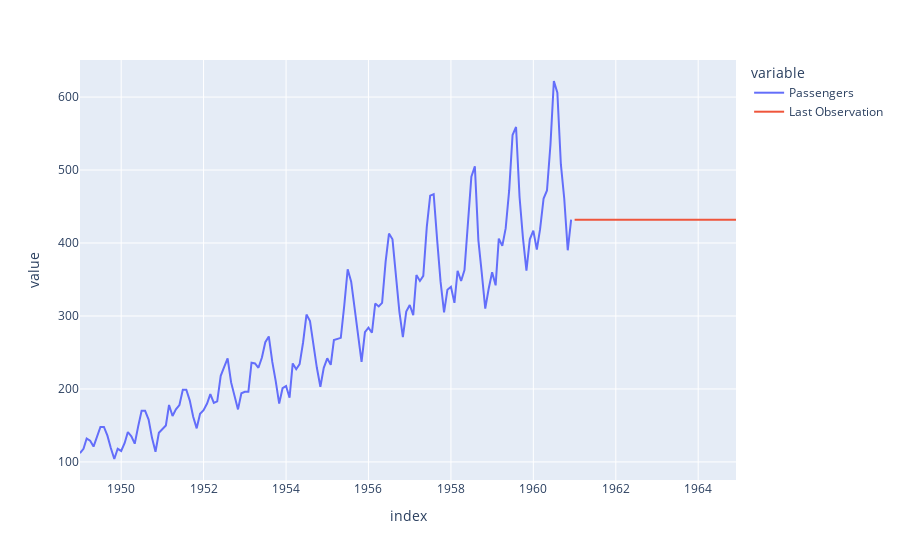

Notebook code for this chart:
### Markdown cell above
## Last Observation Method

### Code cell
def last_observation_forecast(data, horizon): #!
    last_obs = data[-1]
    return [last_obs] * horizon

df_forecast['Last Observation'] = last_observation_forecast(data, horizon)

pd.concat([df_passengers, df_forecast]).plot()

### Figure 1 — Plotly figure (JSON) as saved in the notebook; plotly's stock layout.template omitted (floating-point values rounded to 4 significant figures; data arrays with more than 128 entries replaced by an {"elided": "..."} marker saying what was removed)
{"data": [{"hovertemplate": "variable=Passengers<br>index=%{x}<br>value=%{y}<extra></extra>", "legendgroup": "Passengers", "line": {"color": "#636efa", "dash": "solid"}, "marker": {"symbol": "circle"}, "mode": "lines", "name": "Passengers", "orientation": "v", "showlegend": true, "type": "scatter", "x": {"elided": "192 str values"}, "xaxis": "x", "y": {"elided": "192 int values"}, "yaxis": "y"}, {"hovertemplate": "variable=Last Observation<br>index=%{x}<br>value=%{y}<extra></extra>", "legendgroup": "Last Observation", "line": {"color": "#EF553B", "dash": "solid"}, "marker": {"symbol": "circle"}, "mode": "lines", "name": "Last Observation", "orientation": "v", "showlegend": true, "type": "scatter", "x": {"elided": "192 str values"}, "xaxis": "x", "y": {"elided": "192 int values"}, "yaxis": "y"}], "layout": {"autosize": true, "legend": {"title": {"text": "variable"}, "tracegroupgap": 0}, "margin": {"t": 60}, "xaxis": {"anchor": "y", "autorange": true, "domain": [0, 1], "range": ["1949-01-01", "1964-12-01"], "title": {"text": "index"}, "type": "date"}, "yaxis": {"anchor": "x", "autorange": true, "domain": [0, 1], "range": [75.22, 650.8], "title": {"text": "value"}, "type": "linear"}}}
